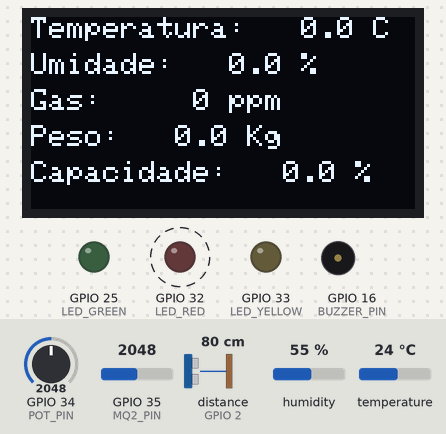
A program run on a simulated ESP32. Shown: 128×64 one-colour display, output pins drawn as LEDs (lit = HIGH), buzzer (waves = sounding). Wiring (from diagram.json): ultrasonic range finder: trigger GPIO 0; echo GPIO 2. Dashed ring = blinking. The test bench sets the inputs (shaded band); at power-on: distance to the obstacle (sensor on GPIO 2) 80 cm, GPIO 35 (MQ2_PIN) = 2048, GPIO 34 (POT_PIN) = 2048, humidity 55 %, temperature 24 °C. The echo pulse lasts 58.3 µs per cm; pins used as bus, display or sensor lines are not drawn; what the program prints to the serial monitor is not drawn.

Above: at 4.71 s.
5.3 s: distance to the obstacle (sensor on GPIO 2) set to 2 cm
7.8 s: GPIO 35 (MQ2_PIN) set to 2866
At 10.31 s:
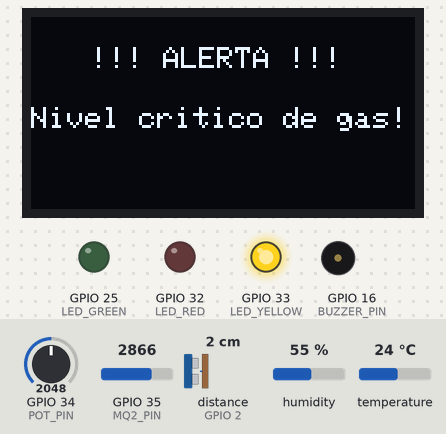
12.0 s: GPIO 34 (POT_PIN) set to 1571
At 14.87 s:
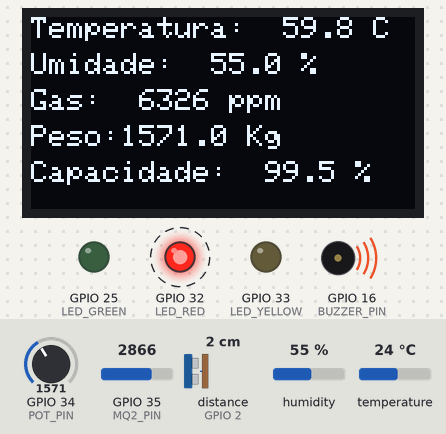
15.8 s: GPIO 34 (POT_PIN) set to 1463
At 18.02 s:
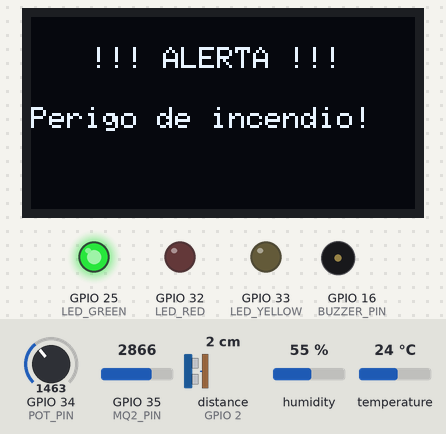
20.6 s: GPIO 34 (POT_PIN) set to 3540
At 22.93 s:
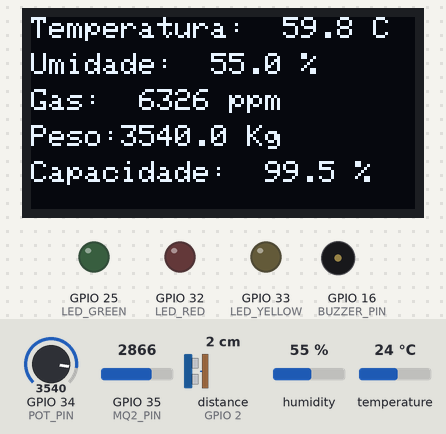
26.5 s: distance to the obstacle (sensor on GPIO 2) set to 9 cm
At 28.21 s:
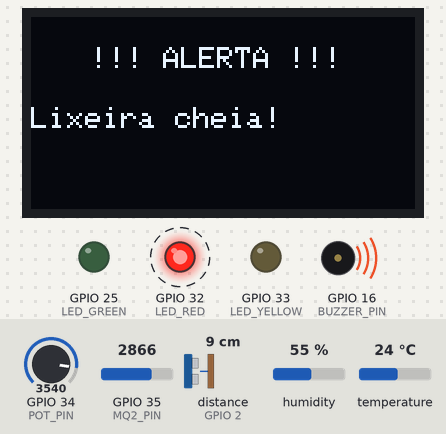
Timing chart, 0 to 31.5 s (numbered marks = the images above; inputs shaded):
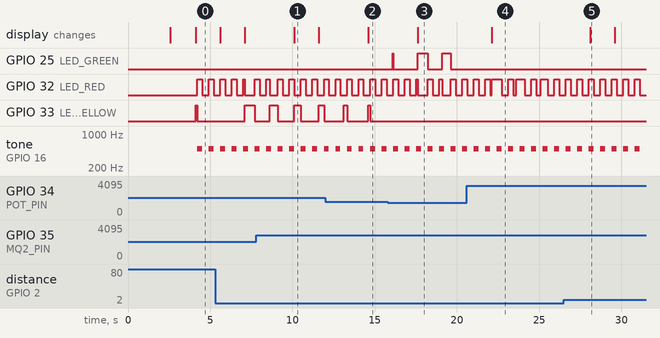

The program:

main.cpp
```cpp
// =====================================
// Avaliação Final - Sistemas Embarcados
//
// Projeto: Lixeira Inteligente
//
// Nome: Joaquim Walisson Portela de Sousa
// Matrícula: 472152
//
// Link do Repositório: https://github.com/walissonportela/Projeto_Embarcado-Lixeira_Inteligente.git
// =====================================

// ============================
// 📌 Bibliotecas Usadas
// ============================
#include <Arduino.h>
#include <Wire.h>
#include <Adafruit_GFX.h>
#include <Adafruit_SSD1306.h>
#include <Adafruit_MPU6050.h>
#include <Adafruit_Sensor.h>
#include "DHTesp.h"
#include <ESP32Servo.h>
#include "esp32-hal-ledc.h"
#include <Adafruit_BMP280.h>
#include <SPI.h>
#include "freertos/FreeRTOS.h"
#include "freertos/task.h"
#include "freertos/semphr.h"

// ============================
// 📌 Definições de Hardware
// ============================
// 📺 Display OLED
#define SCREEN_WIDTH 128
#define SCREEN_HEIGHT 64
#define OLED_RESET    -1
Adafruit_SSD1306 display(SCREEN_WIDTH, SCREEN_HEIGHT, &Wire, OLED_RESET);

// 📌 Sensores
Adafruit_MPU6050 mpu;
DHTesp dht;
Adafruit_BMP280 bmp(5);

// 📌 Definição dos Pinos
#define MQ2_PIN 35       // Sensor de Gás
#define POT_PIN 34       // Potenciômetro simulando peso
#define HC_SR04_TRIG 0   // Sensor Ultrassônico - Trigger
#define HC_SR04_ECHO 2   // Sensor Ultrassônico - Echo
#define BUZZER_PIN 16    // Buzzer para alertas sonoros
#define LED_RED 32       // LED de Alerta (Vermelho)
#define LED_YELLOW 33    // LED de Atenção (Amarelo)
#define LED_GREEN 25     // LED de Status Normal (Verde)

#define ALTURA_LIXEIRA 400  // Altura da lixeira em milímetros

// ==================================================
// 📌 Estrutura para Armazenar Leituras dos Sensores
// ==================================================
typedef struct {
  float temperatureBMP = 0;
  float humidity = 0;
  float gasLevel = 0;
  float accelerometerX = 0;
  float accelerometerY = 0;
  float accelerometerZ = 0;
  float weight = 0;
  float capacity = 0;
} Sensores;

Sensores sensores;
sensors_event_t accelerometerEvent;

// ============================
// 📌 Controle de Sincronização
// ============================
SemaphoreHandle_t x_mutex = NULL;

// ============================
// 📌 Tasks dos Sensores
// ============================
void vTaskReadTemperature(void *pvParams);
void vTaskReadHumidity(void *pvParams);
void vTaskReadGas(void *pvParams);
void vTaskReadWeight(void *pvParams);
void vTaskReadCapacity(void *pvParams);
void vTaskReadAccelerometer(void *pvParams);
void vTaskUpdateOLED(void *pvParams);
void vTaskAlarm(void *pvParams);

// 📌 Handles das Tasks
TaskHandle_t handleAlarm;
TaskHandle_t handleUpdateOLED;
TaskHandle_t handleReadTemperature;
TaskHandle_t handleReadHumidity;
TaskHandle_t handleReadGas;
TaskHandle_t handleReadWeight;
TaskHandle_t handleReadCapacity;
TaskHandle_t handleReadAccelerometer;

// 📌 Funções Auxiliares
void controlarLedsPeso(float weight);
void ligarLED(int ledPin);
void desligarLED(int ledPin);
void triggerAlarm(String message);
float readUltrasonic();
float capacityPercent();
float mapFloat(float x, float in_min, float in_max, float out_min, float out_max);
void verificarProblema();

bool mostrandoAlerta = false;
bool alarmTriggered = false;
String alarmMessage = "";

// ============================
// 📌 Setup - Inicialização do Sistema
// ============================
void setup() {
  Serial.begin(115200);

  // Inicialização do barramento I2C e do Display OLED
  Wire.begin();
  if (!display.begin(SSD1306_SWITCHCAPVCC, 0x3C)) {
      Serial.println("⚠ Erro ao iniciar OLED");
      while (1);
  }
  Serial.println("✅ OLED iniciado");

   // ==============================
  // 📌 Tela Inicial
  // ==============================
  display.clearDisplay();
  display.setTextSize(1);
  display.setTextColor(WHITE);
  display.setCursor((128 - (9 * 6)) / 2, 10);
  display.print("Bem-vindo a");
  display.setCursor((128 - (7 * 6)) / 2, 30);
  display.print("Lixeira");
  display.setCursor((128 - (11 * 6)) / 2, 50);
  display.print("Inteligente!");
  display.display();
  vTaskDelay(pdMS_TO_TICKS(2500));
  display.clearDisplay();
  display.setTextSize(1);
  display.setTextColor(WHITE);
  display.setCursor(20, 10);
  display.print("Inicializando...");
  display.display();
  vTaskDelay(pdMS_TO_TICKS(1500));

  // ==============================
  // 📌 Configuração dos Sensores
  // ==============================
  pinMode(MQ2_PIN, INPUT);
  pinMode(POT_PIN, INPUT);
  pinMode(HC_SR04_TRIG, OUTPUT);
  pinMode(HC_SR04_ECHO, INPUT);
  pinMode(BUZZER_PIN, OUTPUT);
  pinMode(LED_RED, OUTPUT);
  pinMode(LED_YELLOW, OUTPUT);
  pinMode(LED_GREEN, OUTPUT);

  mpu.begin();
  bmp.begin();
  dht.setup(14, DHTesp::DHT22);

  // Criar Mutex para sincronizar o OLED
  x_mutex = xSemaphoreCreateMutex();

  // ==============================
  // 📌 Criação das Tasks do FreeRTOS
  // ==============================
  if (x_mutex != NULL) {
      xTaskCreatePinnedToCore(vTaskAlarm, "AlarmTask", 2048, NULL, 2, &handleAlarm, 1);
      xTaskCreatePinnedToCore(vTaskUpdateOLED, "UpdateOLED", 2048, NULL, 1, &handleUpdateOLED, 1);
      xTaskCreatePinnedToCore(vTaskReadTemperature, "ReadTemp", 2048, NULL, 1, &handleReadTemperature, 0);
      xTaskCreatePinnedToCore(vTaskReadHumidity, "ReadHum", 2048, NULL, 1, &handleReadHumidity, 0);
      xTaskCreatePinnedToCore(vTaskReadGas, "ReadGas", 2048, NULL, 1, &handleReadGas, 0);
      xTaskCreatePinnedToCore(vTaskReadWeight, "ReadWeight", 2048, NULL, 1, &handleReadWeight, 0);
      xTaskCreatePinnedToCore(vTaskReadCapacity, "ReadCapacity", 2048, NULL, 1, &handleReadCapacity, 0);
      xTaskCreatePinnedToCore(vTaskReadAccelerometer, "ReadAccel", 2048, NULL, 1, &handleReadAccelerometer, 0);
  }

}

void loop() {}

// ============================
// 📌 TASKS - LEITURAS DOS SENSORES
// ============================

/**
 * 📌 TASK: Atualiza o Display OLED.
 */
void vTaskUpdateOLED(void *pvParams) {
  TickType_t xLastWakeTime = xTaskGetTickCount();
  char buffer[20]; // Buffer para formatar os valores

  while (true) {
      display.clearDisplay();
      display.setTextSize(1);
      display.setTextColor(WHITE);

      if (mostrandoAlerta) {
          // 🔴 Exibir alerta em vez das medições dos sensores
          if (xSemaphoreTake(x_mutex, portMAX_DELAY)) {

              display.setCursor(20, 10);
              display.print("!!! ALERTA !!!");

              display.setCursor(0, 30);
              display.print(alarmMessage);  // Exibe a mensagem do alarme
              display.display();
              xSemaphoreGive(x_mutex);
          }
      } else {
          // 🌡️ Exibir as medições dos sensores normalmente
          display.setCursor(0, 0);
          display.print("Temperatura:");
          sprintf(buffer, "%6.1f C", sensores.temperatureBMP);
          display.print(buffer);

          display.setCursor(0, 12);
          display.print("Umidade:");
          sprintf(buffer, "%6.1f %%", sensores.humidity);
          display.print(buffer);

          display.setCursor(0, 24);
          display.print("Gas:");
          sprintf(buffer, "%6.0f ppm", sensores.gasLevel);
          display.print(buffer);

          display.setCursor(0, 36);
          display.print("Peso:");
          sprintf(buffer, "%6.1f Kg", sensores.weight);
          display.print(buffer);

          display.setCursor(0, 48);
          display.print("Capacidade:");
          sprintf(buffer, "%6.1f %%", sensores.capacity);
          display.print(buffer);

          display.display();
      }

      vTaskDelayUntil(&xLastWakeTime, pdMS_TO_TICKS(1500));  // Atualiza o OLED a cada 1.5s
  }
}

/**
 * 📌 TASK: Lê a temperatura e ativa um alerta se estiver acima do limite.
 */
void vTaskReadTemperature(void *pvParams) {
  TickType_t xLastWakeTime = xTaskGetTickCount();
  while (1) {
    sensores.temperatureBMP = mapFloat(bmp.readTemperature(), -123, 123, 0, 100);

    if (sensores.temperatureBMP > 50.0) {
      triggerAlarm("Perigo de incendio!");
    }

    vTaskDelayUntil(&xLastWakeTime, pdMS_TO_TICKS(2000));
  }
}

/**
 * 📌 TASK: Lê a umidade e verifica se há risco de infiltração.
 */
void vTaskReadHumidity(void *pvParams) {
  TickType_t xLastWakeTime = xTaskGetTickCount();
  while (1) {
    sensores.humidity = dht.getHumidity();

    if (sensores.humidity > 80.0) {
      triggerAlarm("Risco de infiltracao!");
    }

    vTaskDelayUntil(&xLastWakeTime, pdMS_TO_TICKS(2000));
  }
}

/**
 * 📌 TASK: Lê o nível de gás e ativa alerta caso passe do limite.
 */
void vTaskReadGas(void *pvParams) {
  TickType_t xLastWakeTime = xTaskGetTickCount();
  while (1) {
    sensores.gasLevel = mapFloat(analogRead(MQ2_PIN), 843, 4041, 0, 10000);

    if (sensores.gasLevel > 5000) {
      triggerAlarm("Nivel critico de gas!");
    }

    vTaskDelayUntil(&xLastWakeTime, pdMS_TO_TICKS(1500));
  }
}

/**
 * 📌 TASK: Lê o peso da lixeira e controla os LEDs de status.
 */
void vTaskReadWeight(void *pvParams) {
  TickType_t xLastWakeTime = xTaskGetTickCount();
  while (1) {
    sensores.weight = analogRead(POT_PIN);
    controlarLedsPeso(sensores.weight);

    if (sensores.weight > 3500) {

      triggerAlarm("Peso maximo atingido!");
    }

    vTaskDelayUntil(&xLastWakeTime, pdMS_TO_TICKS(1500));
  }
}

/**
 * 📌 TASK: Lê a capacidade da lixeira e ativa alerta se estiver cheia.
 */
void vTaskReadCapacity(void *pvParams) {
  TickType_t xLastWakeTime = xTaskGetTickCount();
  while (1) {
    sensores.capacity = capacityPercent();

    if (sensores.capacity > 95.0) {
      triggerAlarm("Lixeira cheia!");
    }

    vTaskDelayUntil(&xLastWakeTime, pdMS_TO_TICKS(1500));
  }
}

/**
 * 📌 TASK: Monitora aceleração para identificar quedas da lixeira.
 */
void vTaskReadAccelerometer(void *pvParams) {
  TickType_t xLastWakeTime = xTaskGetTickCount();
  while (1) {
    mpu.getAccelerometerSensor()->getEvent(&accelerometerEvent);
    sensores.accelerometerX = accelerometerEvent.acceleration.x;
    sensores.accelerometerY = accelerometerEvent.acceleration.y;
    sensores.accelerometerZ = accelerometerEvent.acceleration.z;

    if (abs(sensores.accelerometerX) > 5.0 ||
        abs(sensores.accelerometerY) > 5.0 ||
        abs(sensores.accelerometerZ) > 5.0) {
      triggerAlarm("Lixeira caiu!");
    }

    vTaskDelayUntil(&xLastWakeTime, pdMS_TO_TICKS(500));
  }
}

/**
 * 📌 TASK: Ativa oa alarme para os níveis críticos de cada sensor.
 */
void vTaskAlarm(void *pvParams) {
  TickType_t xLastWakeTime = xTaskGetTickCount();
  while (1) {

      if (alarmTriggered) {

          Serial.println(alarmMessage);

          // Desligar LEDS amarelo e verde
          desligarLED(LED_YELLOW);
          desligarLED(LED_GREEN);

          // Ativa o LED vermelho e o buzzer
          ligarLED(LED_RED);
          tone(BUZZER_PIN, 500);
          mostrandoAlerta = true;

          vTaskDelay(pdMS_TO_TICKS(300));

          // Desliga o LED e o buzzer
          desligarLED(LED_RED);
          noTone(BUZZER_PIN);
          mostrandoAlerta = false;

          vTaskDelay(pdMS_TO_TICKS(300));

          verificarProblema();  // Verifica se o problema ainda persiste

      }

      vTaskDelay(pdMS_TO_TICKS(100));
  }
}

// ============================
// 📌 FUNÇÕES AUXILIARES
// ============================

/**
 * 📌 Ativa o alarme e define a mensagem de alerta.
 */
void triggerAlarm(String message) {
  alarmTriggered = true;
  alarmMessage = message;
}

/**
* 📌 Liga o LED indicado pelo pino.
*/
void ligarLED(int ledPin) {
  digitalWrite(ledPin, HIGH);
}

/**
* 📌 Desliga o LED indicado pelo pino.
*/
void desligarLED(int ledPin) {
  digitalWrite(ledPin, LOW);
}

/**
* 📌 Mede a distância usando o sensor ultrassônico.
* 💡 Retorna a distância em centímetros.
*/
float readUltrasonic() {
  digitalWrite(HC_SR04_TRIG, LOW);
  delayMicroseconds(5);
  digitalWrite(HC_SR04_TRIG, HIGH);
  delayMicroseconds(10);
  digitalWrite(HC_SR04_TRIG, LOW);

  return (pulseIn(HC_SR04_ECHO, HIGH, 30000) * 0.0343) / 2;
}

/**
* 📌 Controla os LEDs da lixeira conforme o peso detectado.
*/
void controlarLedsPeso(float weight) {
  // Desliga todos os LEDs antes de definir o status correto
  desligarLED(LED_RED);
  desligarLED(LED_YELLOW);
  desligarLED(LED_GREEN);

  // Define o LED apropriado com base no peso
  if (weight > 3000) {
      ligarLED(LED_RED);      // 🔴 Peso crítico
  } else if (weight > 1500) {
      ligarLED(LED_YELLOW);   // 🟡 Peso médio
  } else {
      ligarLED(LED_GREEN);    // 🟢 Peso leve
  }
}

/**
* 📌 Calcula a porcentagem de capacidade da lixeira.
* 💡 Baseado na altura da lixeira e na distância do ultrassônico.
*/
float capacityPercent() {
  return fmax(0.0, fmin(((ALTURA_LIXEIRA - readUltrasonic()) / ALTURA_LIXEIRA) * 100.0, 100.0));
}

/**
* 📌 Mapeia um valor de um intervalo para outro.
* 💡 Calibrar valores dos sensores.
*/
float mapFloat(float x, float in_min, float in_max, float out_min, float out_max) {
  return (x - in_min) * (out_max - out_min) / (in_max - in_min) + out_min;
}

/**
* 📌 Verifica se as condições que acionaram o alarme ainda persistem.
* 💡 Se todos os valores estiverem dentro dos limites aceitáveis, o alarme é desativado.
*/
void verificarProblema() {
  if (sensores.temperatureBMP <= 50.0 &&
      sensores.humidity <= 80.0 &&
      sensores.gasLevel <= 5000 &&
      sensores.weight <= 3500 &&
      sensores.capacity <= 95.0 &&
      abs(sensores.accelerometerX) <= 5.0 &&
      abs(sensores.accelerometerY) <= 5.0 &&
      abs(sensores.accelerometerZ) <= 5.0) {
      alarmTriggered = false;  // 🔕 Desativa o alarme se todas as condições forem seguras.
  }
}
```

Measured:
- the behaviour switches between 1501 and 1500 on GPIO 34 (POT_PIN) (found by bisection; images 2 and 3)
- after the input at 7.8 s, the display: changes after 2.3 s (image 1)
- after the input at 12.0 s, the display: changes after 2.6 s (image 2)
- after the input at 15.8 s, GPIO 25 (LED_GREEN): goes HIGH 0.01 s, LOW 1.5 s, HIGH 0.61 s, LOW 0.89 s, HIGH 0.51 s, then LOW, starting after 0.31 s; GPIO 33 (LED_YELLOW): stops changing and stays LOW
- after the input at 20.6 s, GPIO 25 (LED_GREEN): stops changing and stays LOW; the display: changes after 1.5 s (image 4)
- after the input at 26.5 s, the display: changes after 1.6 s (image 5)
- by itself, tone on GPIO 16 (BUZZER_PIN): alternates 500 Hz for 0.30 s and silent for 0.40 s
